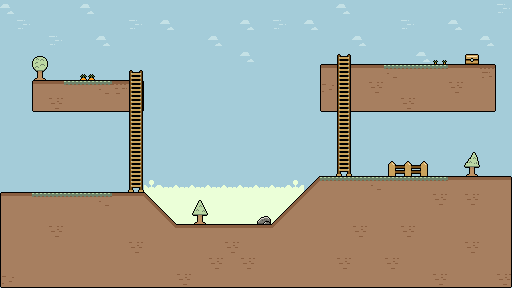

This is a level from a 2D game, rendered from its Tiled map with the project's own tilesets. A one-line summary and the map file follow, with tile-layer data summarised:
An orthogonal 32x18 tile map with 16x16 px tiles, 6 tile layers (Sky, Ground, Ladders, Plants, ...).

<map version="1.10" tiledversion="1.12.2" orientation="orthogonal" renderorder="right-down" width="32" height="18" tilewidth="16" tileheight="16" infinite="0" nextlayerid="8" nextobjectid="1">
 <tileset firstgid="1" source="Tilesheet.tsx" />
 <layer id="3" name="Sky" width="32" height="18">
  <data>[576 cells, 576 non-empty, 6 distinct tile ids]</data>
 </layer>
 <layer id="1" name="Ground" width="32" height="18">
  <data>[576 cells, 240 non-empty, 24 distinct tile ids]</data>
 </layer>
 <layer id="5" name="Ladders" width="32" height="18">
  <data>[576 cells, 16 non-empty, 3 distinct tile ids]</data>
 </layer>
 <layer id="2" name="Plants" width="32" height="18">
  <data>[576 cells, 6 non-empty, 6 distinct tile ids]</data>
 </layer>
 <layer id="6" name="Lawn Ornaments" width="32" height="18">
  <data>[576 cells, 4 non-empty, 4 distinct tile ids]</data>
 </layer>
 <layer id="7" name="Treasures" width="32" height="18">
  <data>[576 cells, 1 non-empty, 1 distinct tile ids]</data>
 </layer>
</map>
